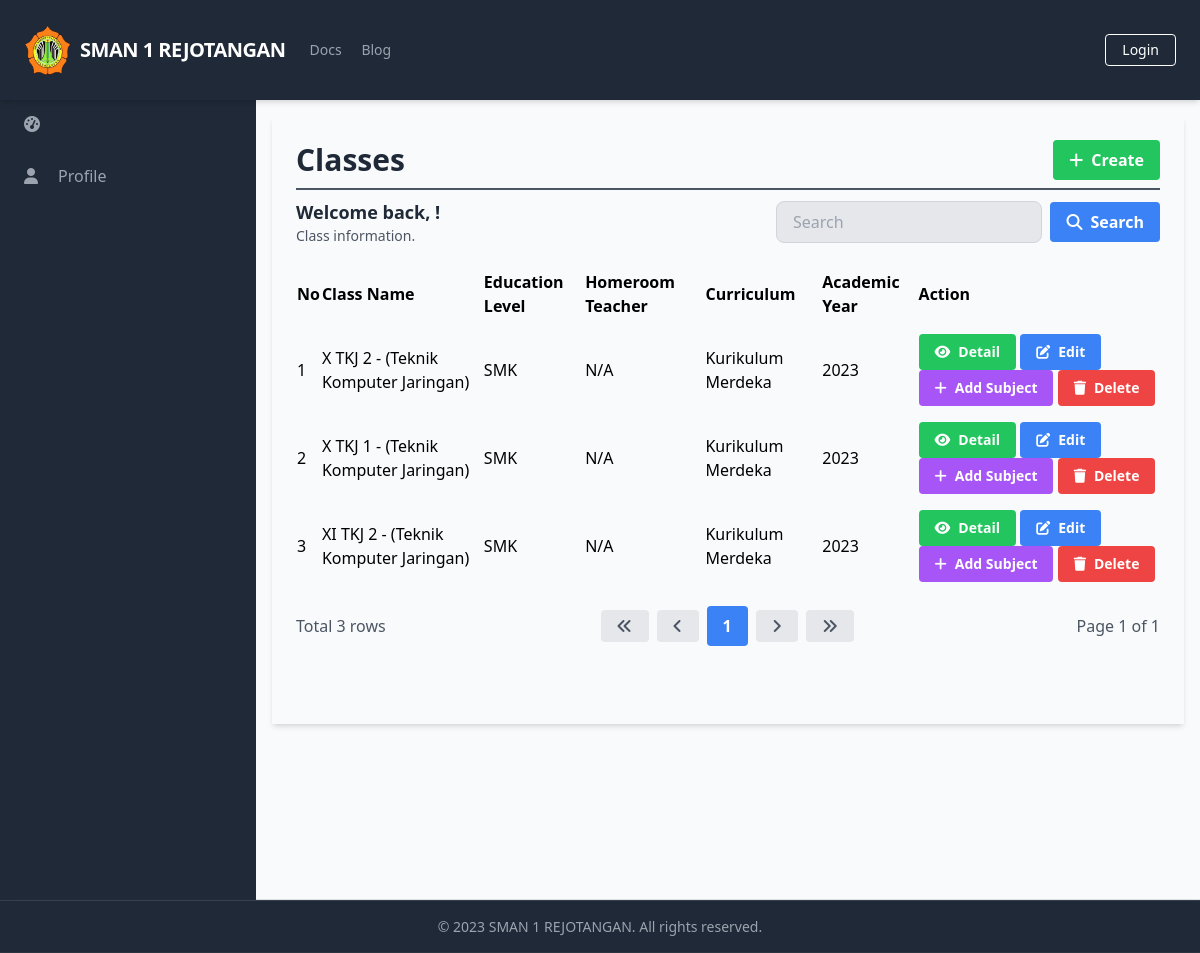
The app's page /manage_classes/manage_classes_list.php, older data.
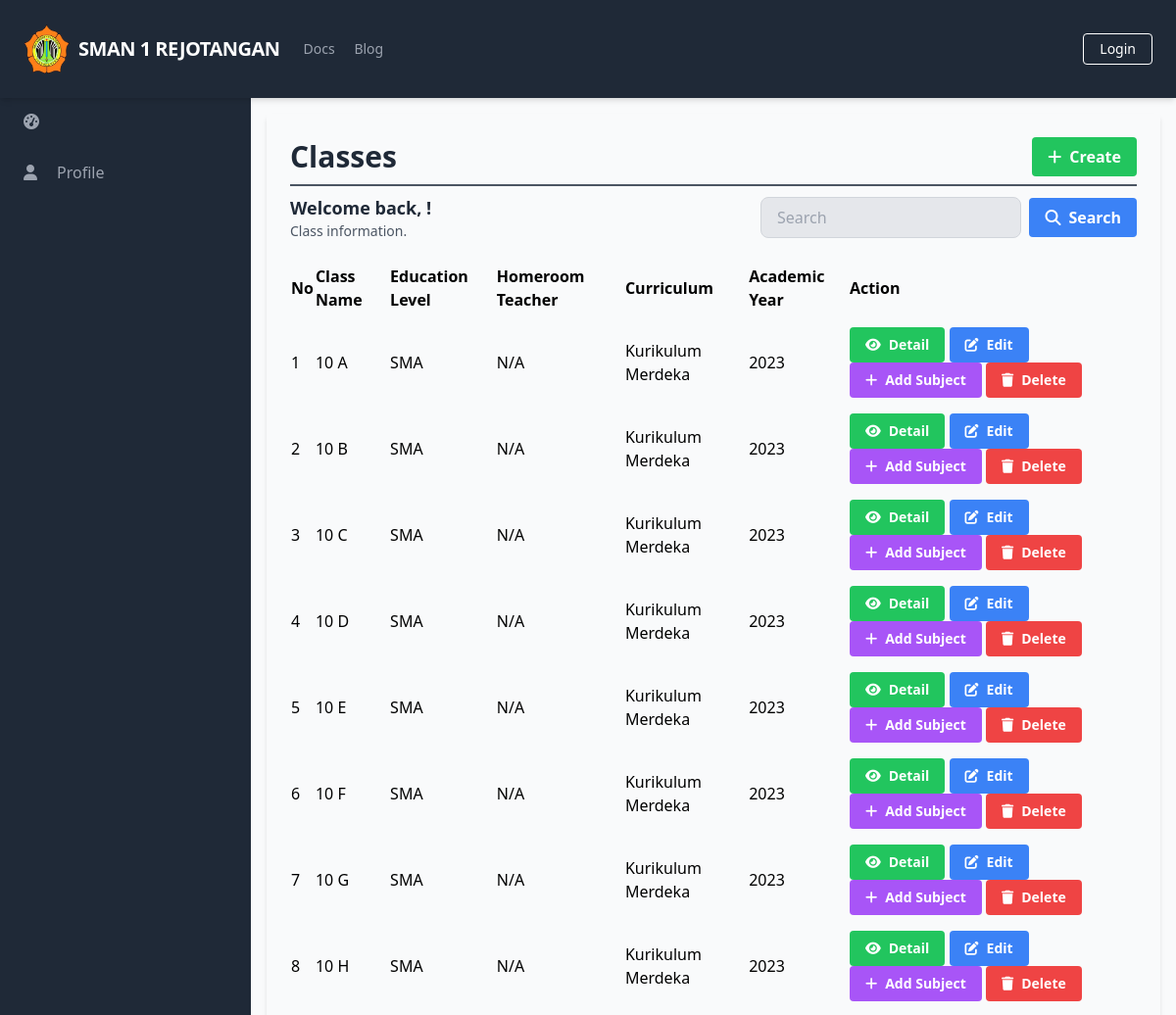
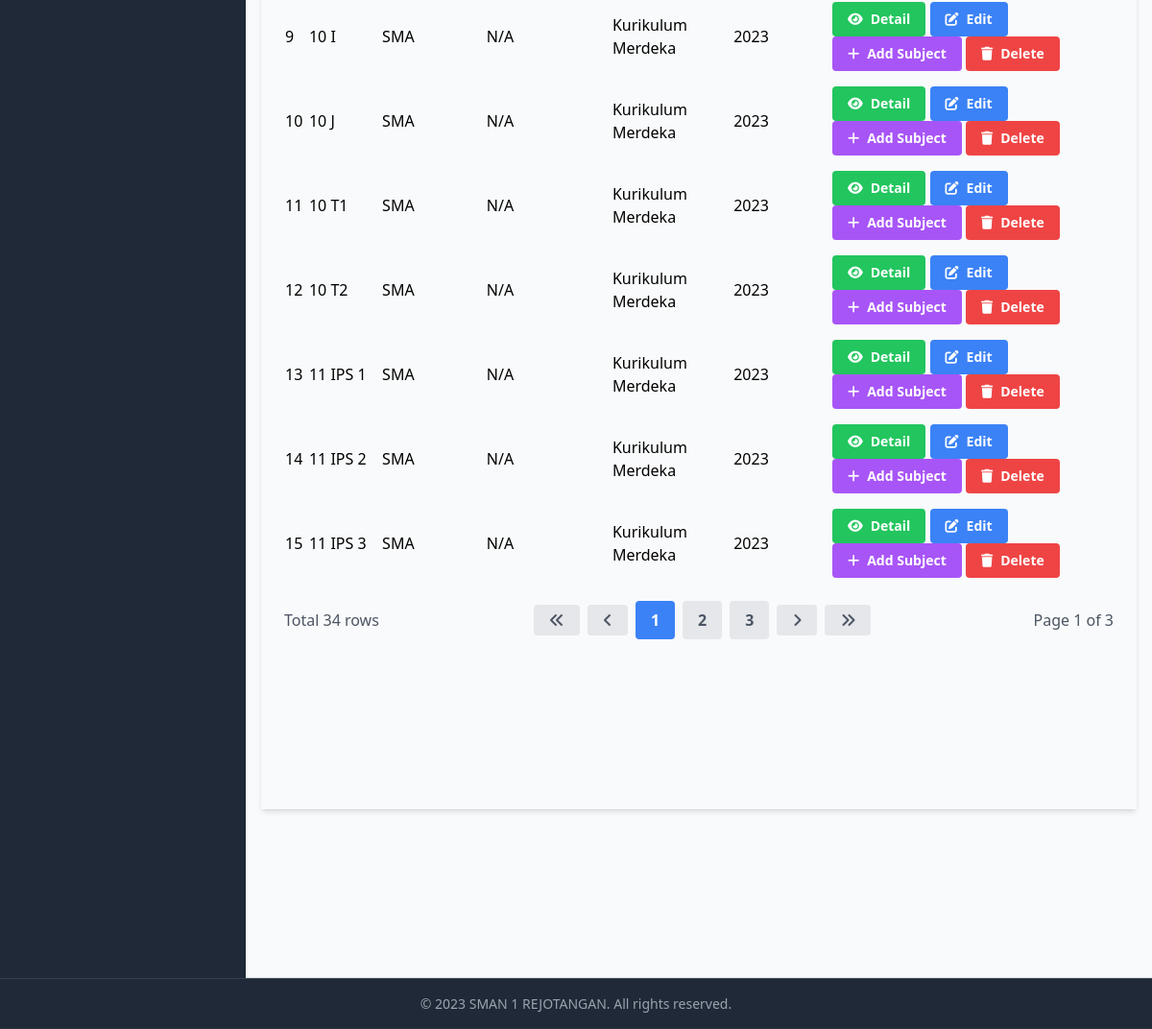
The same page, newer data (2 pictures, top to bottom).
### tables this page shows
CREATE TABLE `Classes` (
  `ClassID` int(11) NOT NULL,
  `ClassName` varchar(50) DEFAULT NULL,
  `EducationLevel` varchar(20) DEFAULT NULL,
  `HomeroomTeacher` int(11) DEFAULT NULL,
  `Curriculum` varchar(50) DEFAULT NULL,
  `AcademicYear` varchar(20) DEFAULT NULL,
  `ClassCode` varchar(20) DEFAULT NULL
);

### database/connection.php (called while the page is built, shortened)
<?php
$baseUrl = "http://localhost/final_project_imam_2023/";

### public/manage_classes/manage_classes_list.php (the view, shortened to what the changed rows need)
<?php
require_once('../../database/connection.php');
?>
<?php include_once('../components/header.php'); ?>
<div class="h-screen flex flex-col">
    <div class="flex-grow bg-gray-50 flex flex-row shadow-md">
        <main class="bg-gray-50 flex flex-col flex-1 overflow-y-scroll h-screen flex-shrink-0 sc-hide pb-40">
            <div class="flex items-start justify-start p-6 shadow-md m-4 flex-1 flex-col">
                <div class="flex flex-row justify-between items-center w-full border-b-2 border-gray-600 mb-2 pb-2">
                    <h1 class="text-3xl text-gray-800 font-semibold w-full">Classes</h1>
                </div>
                <div class="flex flex-col w-full">
                    <div class="flex flex-row justify-between items-center w-full mb-2 pb-2">
                        <div>
                            <h2 class="text-lg text-gray-800 font-semibold">Welcome back, <?php echo $_SESSION['FullName']; ?>!</h2>
                        </div>
                    </div>
                    <table class="min-w-full">
                        <thead>
                            <tr>
                                <th class="text-left py-2">No</th>
                                <th class="text-left py-2">Class Name</th>
                                <th class="text-left py-2">Education Level</th>
                                <th class="text-left py-2">Homeroom Teacher</th>
                                <th class="text-left py-2">Curriculum</th>
                                <th class="text-left py-2">Academic Year</th>
                                <th class="text-left py-2">Action</th>
                            </tr>
                        </thead>
                        <tbody>
                            <?php
                            $searchTerm = isset($_GET['search']) ? $_GET['search'] : '';
                            $page = isset($_GET['page']) ? $_GET['page'] : 1;
                            $query = "SELECT Classes.ClassID, Classes.ClassName, Classes.EducationLevel, Teachers.AcademicDegree, Users.FullName AS HomeroomTeacher, Classes.Curriculum, Classes.AcademicYear
                            FROM Classes
                            LEFT JOIN Teachers ON Classes.HomeroomTeacher = Teachers.TeacherID
                            LEFT JOIN Users ON Teachers.UserID = Users.UserID
                            WHERE Classes.ClassName LIKE '%$searchTerm%'
                            LIMIT 15 OFFSET " . ($page - 1) * 15;
                            $result = $conn->query($query);
                            $queryCount = "SELECT COUNT(*) AS count FROM Classes WHERE ClassName LIKE '%$searchTerm%'";
                            $resultCount = $conn->query($queryCount);
                            $rowCount = $resultCount->fetch_assoc()['count'];
                            $totalPage = ceil($rowCount / 15);
                            $no = 1;
                            while ($row = $result->fetch_assoc()) {
                            ?>
                                <tr>
                                    <td class="py-2"><?php echo $no++; ?></td>
                                    <td class="py-2"><?php echo $row['ClassName']; ?></td>
                                    <td class="py-2"><?php echo $row['EducationLevel']; ?></td>
                                    <td class="py-2">
                                        <?php
                                        if ($row['HomeroomTeacher']) {
                                            echo $row['HomeroomTeacher'];
                                            echo ' (' . $row['AcademicDegree'] . ')';
                                        } else {
                                            echo 'N/A';
                                        }
                                        ?>
                                    </td>
                                    <td class="py-2"><?php echo $row['Curriculum']; ?></td>
                                    <td class="py-2"><?php echo $row['AcademicYear']; ?></td>
                                    <td class='py-2'>
                                        <a href="<?php echo $baseUrl; ?>public/manage_classes/manage_classes_detail.php?id=<?php echo $row['ClassID'] ?>" class='bg-green-500 hover-bg-green-700 text-white font-bold py-2 px-4 rounded inline-flex items-center text-sm'>
                                            <i class='fas fa-eye mr-2'></i>
                                            <span>Detail</span>
                                        </a>
                                        <a href="<?php echo $baseUrl; ?>public/manage_classes/manage_classes_update.php?id=<?php echo $row['ClassID'] ?>" class='bg-blue-500 hover-bg-blue-700 text-white font-bold py-2 px-4 rounded inline-flex items-center text-sm'>
                                            <i class='fas fa-edit mr-2'></i>
                                            <span>Edit</span>
                                        </a>
                                        <a href="<?php echo $baseUrl; ?>public/manage_classes/manage_classes_add_subject.php?id=<?php echo $row['ClassID'] ?>" class='bg-purple-500 hover-bg-purple-700 text-white font-bold py-2 px-4 rounded inline-flex items-center text-sm'>
                                            <i class='fas fa-plus mr-2'></i>
                                            <span>Add Subject</span>
                                        </a>
                                        <a href="#" onclick="confirmDelete(<?php echo $row['ClassID']; ?>)" class='bg-red-500 hover-bg-red-700 text-white font-bold py-2 px-4 rounded inline-flex items-center text-sm'>
                                            <i class='fas fa-trash mr-2'></i>
                                            <span>Delete</span>
                                        </a>
                                    </td>
                                </tr>
                            <?php
                            }
                            ?>
                        </tbody>
                    </table>
                    <div class="flex flex-row justify-between items-center w-full mt-4">
                        <div class="flex flex-row justify-start items-center">
                            <span class="text-gray-600">Total <?php echo $rowCount; ?> rows</span>
                        </div>
                        <div class="flex flex-row justify-end items-center space-x-2">
                            <a href="?page=1&search=<?php echo $searchTerm; ?>" class="bg-gray-200 hover-bg-gray-300 text-gray-600 font-bold py-2 px-4 rounded inline-flex items-center">
                                <i class="fas fa-angle-double-left"></i>
                            </a>
                            <a href="?page=<?php if ($page == 1) {
                                                echo $page;
                                            } else {
                                                echo $page - 1;
                                            } ?>&search=<?php echo $searchTerm; ?>" class="bg-gray-200 hover-bg-gray-300 text-gray-600 font-bold py-2 px-4 rounded inline-flex items-center">
                                <i class="fas fa-angle-left"></i>
                            </a>
                            <?php
                            $startPage = $page - 2;
                            $endPage = $page + 2;
                            if ($startPage < 1) {
                                $endPage += abs($startPage) + 1;
                                $startPage = 1;
                            }
                            if ($endPage > $totalPage) {
                                $startPage -= $endPage - $totalPage;
                                $endPage = $totalPage;
                            }
                            if ($startPage < 1) {
                                $startPage = 1;
                            }
                            for ($i = $startPage; $i <= $endPage; $i++) {
                                if ($i == $page) {
                                    echo "<a href='?page=$i&search=$searchTerm' class='bg-blue-500 hover-bg-blue-700 text-white font-bold py-2 px-4 rounded inline-flex items-center'>$i</a>";
                                } else {
                                    echo "<a href='?page=$i&search=$searchTerm' class='bg-gray-200 hover-bg-gray-300 text-gray-600 font-bold py-2 px-4 rounded inline-flex items-center'>$i</a>";
                                }
                            }
                            ?>
                            <a href="?page=<?php if ($page == $totalPage) {
                                                echo $page;
                                            } else {
                                                echo $page + 1;
                                            } ?>&search=<?php echo $searchTerm; ?>" class="bg-gray-200 hover-bg-gray-300 text-gray-600 font-bold py-2 px-4 rounded inline-flex items-center">
                                <i class="fas fa-angle-right"></i>
                            </a>
                            <a href="?page=<?php echo $totalPage; ?>&search=<?php echo $searchTerm; ?>" class="bg-gray-200 hover-bg-gray-300 text-gray-600 font-bold py-2 px-4 rounded inline-flex items-center">
                                <i class="fas fa-angle-double-right"></i>
                            </a>
                        </div>
                        <div class="flex flex-row justify-end items-center ml-2">
                            <span class="text-gray-600">Page <?php echo $page; ?> of <?php echo $totalPage; ?></span>
                        </div>
                    </div>
                </div>
        </main>
    </div>
</div>
</body>
</html>

Row changes from the older to the newer data that the page shows:
removed classes: ClassName "X TKJ 2 - (Teknik Komputer Jaringan)", EducationLevel "SMK", Curriculum "Kurikulum Merdeka", AcademicYear "2023"
removed classes: ClassName "X TKJ 1 - (Teknik Komputer Jaringan)", EducationLevel "SMK", Curriculum "Kurikulum Merdeka", AcademicYear "2023"
removed classes: ClassName "XI TKJ 2 - (Teknik Komputer Jaringan)", EducationLevel "SMK", Curriculum "Kurikulum Merdeka", AcademicYear "2023"
added classes: ClassName "10 A", EducationLevel "SMA", Curriculum "Kurikulum Merdeka", AcademicYear "2023"
added classes: ClassName "10 B", EducationLevel "SMA", Curriculum "Kurikulum Merdeka", AcademicYear "2023"
added classes: ClassName "10 C", EducationLevel "SMA", Curriculum "Kurikulum Merdeka", AcademicYear "2023"
added classes: ClassName "10 D", EducationLevel "SMA", Curriculum "Kurikulum Merdeka", AcademicYear "2023"
added classes: ClassName "10 E", EducationLevel "SMA", Curriculum "Kurikulum Merdeka", AcademicYear "2023"
added classes: ClassName "10 F", EducationLevel "SMA", Curriculum "Kurikulum Merdeka", AcademicYear "2023"
added classes: ClassName "10 G", EducationLevel "SMA", Curriculum "Kurikulum Merdeka", AcademicYear "2023"
added classes: ClassName "10 H", EducationLevel "SMA", Curriculum "Kurikulum Merdeka", AcademicYear "2023"
added classes: ClassName "10 I", EducationLevel "SMA", Curriculum "Kurikulum Merdeka", AcademicYear "2023"
added classes: ClassName "10 J", EducationLevel "SMA", Curriculum "Kurikulum Merdeka", AcademicYear "2023"
added classes: ClassName "10 T1", EducationLevel "SMA", Curriculum "Kurikulum Merdeka", AcademicYear "2023"
added classes: ClassName "10 T2", EducationLevel "SMA", Curriculum "Kurikulum Merdeka", AcademicYear "2023"
added classes: ClassName "11 IPS 1", EducationLevel "SMA", Curriculum "Kurikulum Merdeka", AcademicYear "2023"
added classes: ClassName "11 IPS 2", EducationLevel "SMA", Curriculum "Kurikulum Merdeka", AcademicYear "2023"
added classes: ClassName "11 IPS 3", EducationLevel "SMA", Curriculum "Kurikulum Merdeka", AcademicYear "2023"
Text that changed along with them:
$rowCount: "3" → "34"
$totalPage: "1" → "3"
new list line: "2"
new list line: "3"
